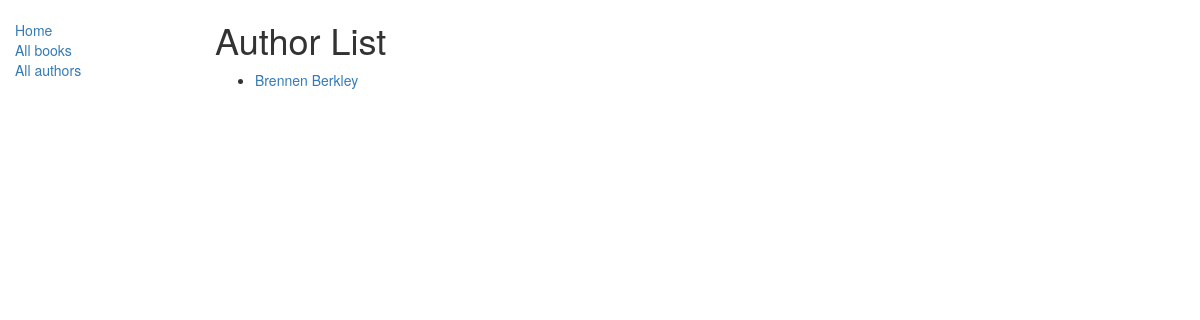
Page /catalog/authors/ on the earlier database version.
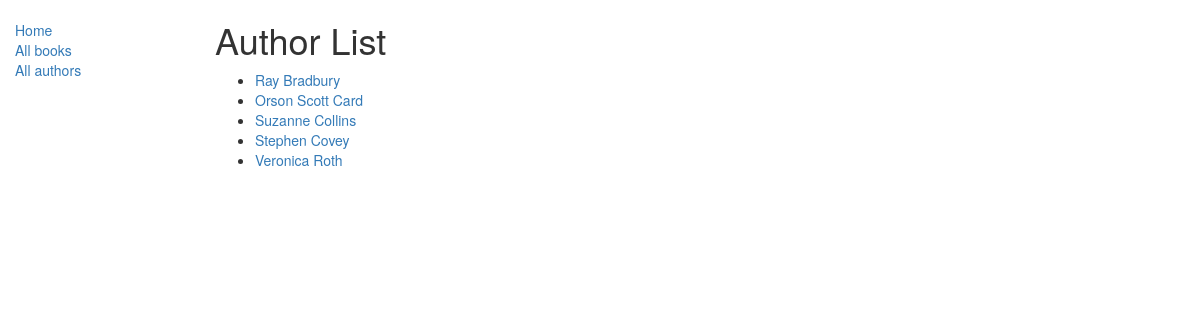
Same page on the later database version.
### catalog/models.py (models this page shows, shortened)
class Author(models.Model):
    first_name = models.CharField(max_length=100)
    last_name = models.CharField(max_length=100)
    date_of_birth = models.DateField(null=True, blank=True)
    date_of_death = models.DateField('Died', null=True, blank=True)
    class Meta:
        ordering = ["last_name","first_name"]
    def get_absolute_url(self):
        return reverse('author-detail', args=[str(self.id)])

### catalog/views.py (the view)
# urls.py: path('authors/', views.AuthorListView.as_view(), name='authors'),
class AuthorListView(generic.ListView):
    model = Author

### catalog/templates/catalog/author_list.html
{% extends "base_generic.html" %}
{% block content %}
    <h1>Author List</h1>
    {% if author_list %}
    <ul>
      {% for author in author_list %}
      <li>
        <a href="{{ author.get_absolute_url }}">{{ author.first_name }} {{ author.last_name }}</a>
      </li>
      {% endfor %}
    </ul>
    {% else %}
      <p>No authors found</p>
    {% endif %}
{% endblock %}

Differences in the rows shown:
removed Author: first_name "Brennen", last_name "Berkley"
added Author: first_name "Ray", last_name "Bradbury"
added Author: first_name "Orson Scott", last_name "Card"
added Author: first_name "Suzanne", last_name "Collins"
added Author: first_name "Stephen", last_name "Covey"
added Author: first_name "Veronica", last_name "Roth"
